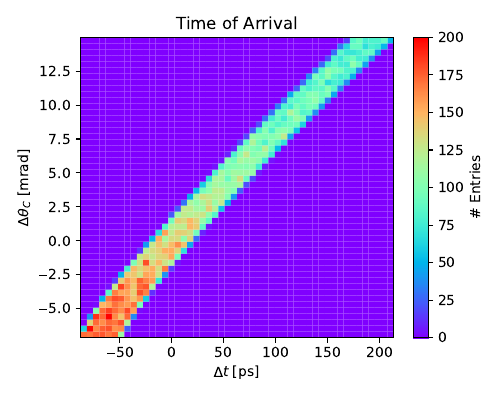

Source code (Python):
from functions import *

steps1 = 200
steps2 = 200

dD = D/steps1
p = 1
theta = 0.5*(theta_max + theta_min)
aa = []
bb = []
wlen_avg = avg_wlen(wlen_min, wlen_max, mpi, 1)
for i in range(steps1):
  x = dD*i
  for j in range(steps2):
    #wlen = (wlen_max - wlen_min)/steps*j + wlen_min
    wlen = rand_wlen(mpi, p, wlen_min, wlen_max)
    dist1 = distance(R, d, theta, x)
    dist2 = distance(R, d, theta, D/2)
    bb.append((cherenkov(beta(mpi, p), rindex(wlen)) - cherenkov(beta(mpi,p),rindex(wlen_avg)))*1e3)
    t1 = top(mpi, p, dist1, wlen, theta)
    t2 = top(mpi, p, dist2, wlen_avg, theta)
    aa.append((t1-t2)*1e12)

fig = plt.figure(figsize=(5, 4))

plt.hist2d(aa, bb, bins=50, cmap=cm.rainbow)

plt.title('Time of Arrival')
plt.colorbar(label='# Entries')
plt.xlabel("$\Delta t$ [ps]")
plt.ylabel("$\Delta \\theta_C$ [mrad]")
fig.tight_layout()
plt.savefig('time.pdf')
plt.savefig('time.png')
plt.close()